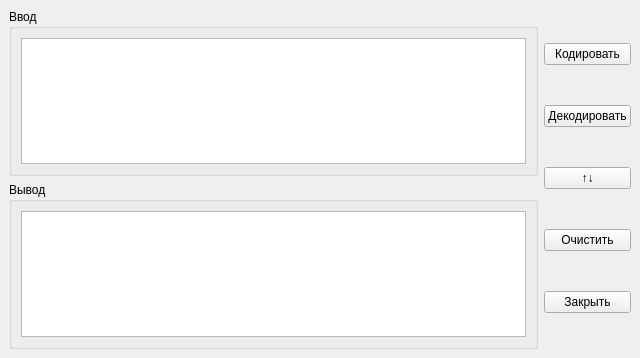
<?xml version="1.0" encoding="UTF-8"?>
<ui version="4.0">
 <class>MainWindow</class>
 <widget class="QMainWindow" name="MainWindow">
  <property name="geometry">
   <rect>
    <x>0</x>
    <y>0</y>
    <width>640</width>
    <height>358</height>
   </rect>
  </property>
  <property name="minimumSize">
   <size>
    <width>640</width>
    <height>358</height>
   </size>
  </property>
  <property name="maximumSize">
   <size>
    <width>640</width>
    <height>358</height>
   </size>
  </property>
  <property name="windowTitle">
   <string>Six Rows</string>
  </property>
  <widget class="QWidget" name="centralwidget">
   <layout class="QHBoxLayout" name="horizontalLayout_2">
    <item>
     <layout class="QHBoxLayout" name="horizontalLayout">
      <item>
       <layout class="QVBoxLayout" name="verticalLayout_2">
        <item>
         <widget class="QGroupBox" name="groupBox">
          <property name="title">
           <string>Ввод</string>
          </property>
          <layout class="QGridLayout" name="gridLayout">
           <item row="0" column="0">
            <widget class="QTextEdit" name="texedit_Input"/>
           </item>
          </layout>
         </widget>
        </item>
        <item>
         <widget class="QGroupBox" name="groupBox_2">
          <property name="title">
           <string>Вывод</string>
          </property>
          <layout class="QGridLayout" name="gridLayout_2">
           <item row="0" column="0">
            <widget class="QTextEdit" name="texedit_Output"/>
           </item>
          </layout>
         </widget>
        </item>
       </layout>
      </item>
      <item>
       <layout class="QVBoxLayout" name="verticalLayout">
        <item>
         <widget class="QPushButton" name="btn_Code">
          <property name="text">
           <string>Кодировать</string>
          </property>
         </widget>
        </item>
        <item>
         <widget class="QPushButton" name="btn_Decode">
          <property name="text">
           <string>Декодировать</string>
          </property>
         </widget>
        </item>
        <item>
         <widget class="QPushButton" name="btn_Swip">
          <property name="text">
           <string>↑↓</string>
          </property>
         </widget>
        </item>
        <item>
         <widget class="QPushButton" name="btn_Clear">
          <property name="text">
           <string>Очистить</string>
          </property>
         </widget>
        </item>
        <item>
         <widget class="QPushButton" name="btn_Close">
          <property name="text">
           <string>Закрыть</string>
          </property>
         </widget>
        </item>
       </layout>
      </item>
     </layout>
    </item>
   </layout>
  </widget>
 </widget>
 <resources/>
 <connections>
  <connection>
   <sender>btn_Close</sender>
   <signal>clicked()</signal>
   <receiver>MainWindow</receiver>
   <slot>close()</slot>
   <hints>
    <hint type="sourcelabel">
     <x>547</x>
     <y>289</y>
    </hint>
    <hint type="destinationlabel">
     <x>319</x>
     <y>178</y>
    </hint>
   </hints>
  </connection>
  <connection>
   <sender>btn_Clear</sender>
   <signal>clicked()</signal>
   <receiver>texedit_Input</receiver>
   <slot>clear()</slot>
   <hints>
    <hint type="sourcelabel">
     <x>547</x>
     <y>214</y>
    </hint>
    <hint type="destinationlabel">
     <x>237</x>
     <y>108</y>
    </hint>
   </hints>
  </connection>
  <connection>
   <sender>btn_Clear</sender>
   <signal>clicked()</signal>
   <receiver>texedit_Output</receiver>
   <slot>clear()</slot>
   <hints>
    <hint type="sourcelabel">
     <x>547</x>
     <y>214</y>
    </hint>
    <hint type="destinationlabel">
     <x>237</x>
     <y>276</y>
    </hint>
   </hints>
  </connection>
 </connections>
</ui>
